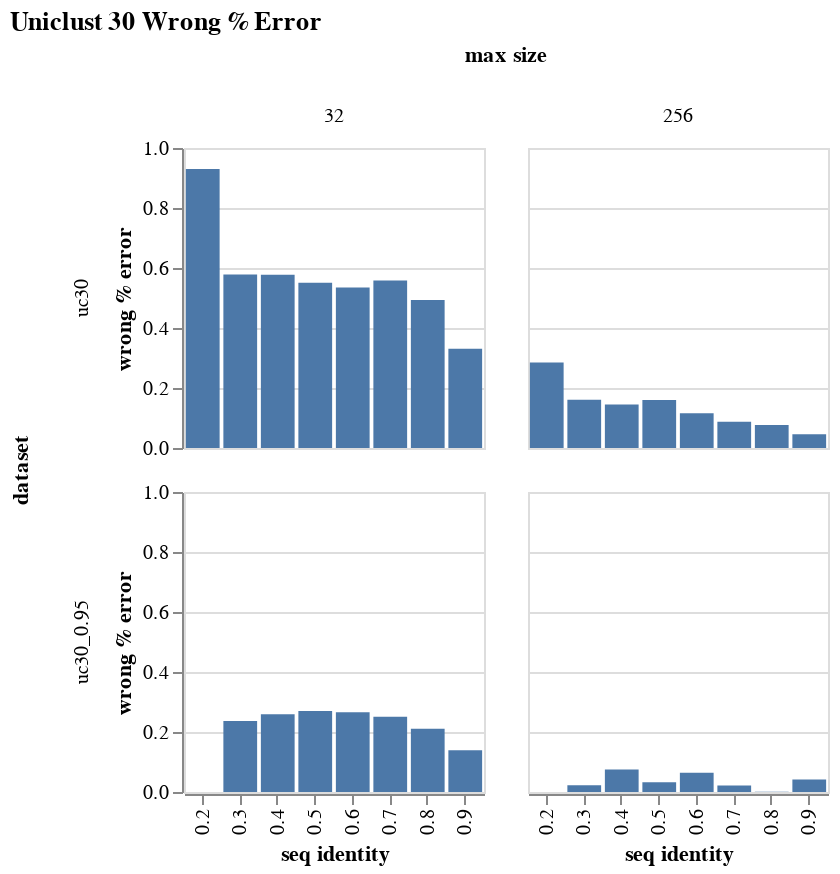

Notebook source saved alongside this figure:
### Code cell
alt.Chart(data, title = "Uniclust 30 Wrong % Error").mark_bar().encode(
    x = "seq identity:N",
    y = "wrong % error",
    column = "max size:N",
    row = "dataset"
).properties(
    width = 150,
    height = 150
)

### Figure 1 — Vega-Lite specification as saved in the notebook (floating-point values rounded to 4 significant figures)
{"config": {"view": {"continuousWidth": 400, "continuousHeight": 300}}, "data": {"name": "data-b967d6aaaff231b5a8846309cba42355"}, "mark": "bar", "encoding": {"column": {"type": "nominal", "field": "max size"}, "row": {"type": "nominal", "field": "dataset"}, "x": {"type": "nominal", "field": "seq identity"}, "y": {"type": "quantitative", "field": "wrong % error"}}, "height": 150, "title": "Uniclust 30 Wrong % Error", "width": 150, "$schema": "https://vega.github.io/schema/vega-lite/v4.8.1.json", "datasets": {"data-b967d6aaaff231b5a8846309cba42355": [{"dataset": "uc30_0.95", "max size": 32, "seq identity": 0.0, "count": 0, "wrong": 0, "wrong % error": null, "% wrong": null}, {"dataset": "uc30_0.95", "max size": 32, "seq identity": 0.1, "count": 0, "wrong": 0, "wrong % error": null, "% wrong": null}, {"dataset": "uc30_0.95", "max size": 32, "seq identity": 0.2, "count": 14, "wrong": 0, "wrong % error": null, "% wrong": 0.0}, {"dataset": "uc30_0.95", "max size": 32, "seq identity": 0.3, "count": 873, "wrong": 48, "wrong % error": 0.2364, "% wrong": 0.05498}, {"dataset": "uc30_0.95", "max size": 32, "seq identity": 0.4, "count": 1166, "wrong": 72, "wrong % error": 0.2589, "% wrong": 0.06175}, {"dataset": "uc30_0.95", "max size": 32, "seq identity": 0.5, "count": 951, "wrong": 38, "wrong % error": 0.2699, "% wrong": 0.03996}, {"dataset": "uc30_0.95", "max size": 32, "seq identity": 0.6, "count": 923, "wrong": 29, "wrong % error": 0.266, "% wrong": 0.03142}, {"dataset": "uc30_0.95", "max size": 32, "seq identity": 0.7, "count": 789, "wrong": 21, "wrong % error": 0.2508, "% wrong": 0.02662}, {"dataset": "uc30_0.95", "max size": 32, "seq identity": 0.8, "count": 747, "wrong": 10, "wrong % error": 0.2109, "% wrong": 0.01339}, {"dataset": "uc30_0.95", "max size": 32, "seq identity": 0.9, "count": 1537, "wrong": 20, "wrong % error": 0.139, "% wrong": 0.01301}, {"dataset": "uc30_0.95", "max size": 256, "seq identity": 0.0, "count": 0, "wrong": 0, "wrong % error": null, "% wrong": null}, {"dataset": "uc30_0.95", "max size": 256, "seq identity": 0.1, "count": 0, "wrong": 0, "wrong % error": null, "% wrong": null}, {"dataset": "uc30_0.95", "max size": 256, "seq identity": 0.2, "count": 14, "wrong": 0, "wrong % error": null, "% wrong": 0.0}, {"dataset": "uc30_0.95", "max size": 256, "seq identity": 0.3, "count": 873, "wrong": 6, "wrong % error": 0.02263, "% wrong": 0.006873}, {"dataset": "uc30_0.95", "max size": 256, "seq identity": 0.4, "count": 1166, "wrong": 8, "wrong % error": 0.07535, "% wrong": 0.006861}, {"dataset": "uc30_0.95", "max size": 256, "seq identity": 0.5, "count": 951, "wrong": 4, "wrong % error": 0.03272, "% wrong": 0.004206}, {"dataset": "uc30_0.95", "max size": 256, "seq identity": 0.6, "count": 923, "wrong": 4, "wrong % error": 0.06402, "% wrong": 0.004334}, {"dataset": "uc30_0.95", "max size": 256, "seq identity": 0.7, "count": 789, "wrong": 5, "wrong % error": 0.02126, "% wrong": 0.006337}, {"dataset": "uc30_0.95", "max size": 256, "seq identity": 0.8, "count": 747, "wrong": 1, "wrong % error": 0.0006338, "% wrong": 0.001339}, {"dataset": "uc30_0.95", "max size": 256, "seq identity": 0.9, "count": 1537, "wrong": 6, "wrong % error": 0.04126, "% wrong": 0.003904}, {"dataset": "uc30", "max size": 32, "seq identity": 0.0, "count": 0, "wrong": 0, "wrong % error": null, "% wrong": null}, {"dataset": "uc30", "max size": 32, "seq identity": 0.1, "count": 0, "wrong": 0, "wrong % error": null, "% wrong": null}, {"dataset": "uc30", "max size": 32, "seq identity": 0.2, "count": 192, "wrong": 82, "wrong % error": 0.9296, "% wrong": 0.4271}, {"dataset": "uc30", "max size": 32, "seq identity": 0.3, "count": 1170, "wrong": 292, "wrong % error": 0.5784, "% wrong": 0.2496}, {"dataset": "uc30", "max size": 32, "seq identity": 0.4, "count": 1182, "wrong": 277, "wrong % error": 0.5775, "% wrong": 0.2343}, {"dataset": "uc30", "max size": 32, "seq identity": 0.5, "count": 1160, "wrong": 231, "wrong % error": 0.5505, "% wrong": 0.1991}, {"dataset": "uc30", "max size": 32, "seq identity": 0.6, "count": 1044, "wrong": 198, "wrong % error": 0.5351, "% wrong": 0.1897}, {"dataset": "uc30", "max size": 32, "seq identity": 0.7, "count": 847, "wrong": 106, "wrong % error": 0.5582, "% wrong": 0.1251}, {"dataset": "uc30", "max size": 32, "seq identity": 0.8, "count": 694, "wrong": 89, "wrong % error": 0.4932, "% wrong": 0.1282}, {"dataset": "uc30", "max size": 32, "seq identity": 0.9, "count": 711, "wrong": 19, "wrong % error": 0.3312, "% wrong": 0.02672}, {"dataset": "uc30", "max size": 256, "seq identity": 0.0, "count": 0, "wrong": 0, "wrong % error": null, "% wrong": null}, {"dataset": "uc30", "max size": 256, "seq identity": 0.1, "count": 0, "wrong": 0, "wrong % error": null, "% wrong": null}, {"dataset": "uc30", "max size": 256, "seq identity": 0.2, "count": 192, "wrong": 10, "wrong % error": 0.285, "% wrong": 0.05208}, {"dataset": "uc30", "max size": 256, "seq identity": 0.3, "count": 1170, "wrong": 34, "wrong % error": 0.1609, "% wrong": 0.02906}, {"dataset": "uc30", "max size": 256, "seq identity": 0.4, "count": 1182, "wrong": 33, "wrong % error": 0.1449, "% wrong": 0.02792}, {"dataset": "uc30", "max size": 256, "seq identity": 0.5, "count": 1160, "wrong": 33, "wrong % error": 0.1602, "% wrong": 0.02845}, {"dataset": "uc30", "max size": 256, "seq identity": 0.6, "count": 1044, "wrong": 31, "wrong % error": 0.1159, "% wrong": 0.02969}, {"dataset": "uc30", "max size": 256, "seq identity": 0.7, "count": 847, "wrong": 13, "wrong % error": 0.08762, "% wrong": 0.01535}, {"dataset": "uc30", "max size": 256, "seq identity": 0.8, "count": 694, "wrong": 20, "wrong % error": 0.07686, "% wrong": 0.02882}, {"dataset": "uc30", "max size": 256, "seq identity": 0.9, "count": 711, "wrong": 8, "wrong % error": 0.04555, "% wrong": 0.01125}]}}
